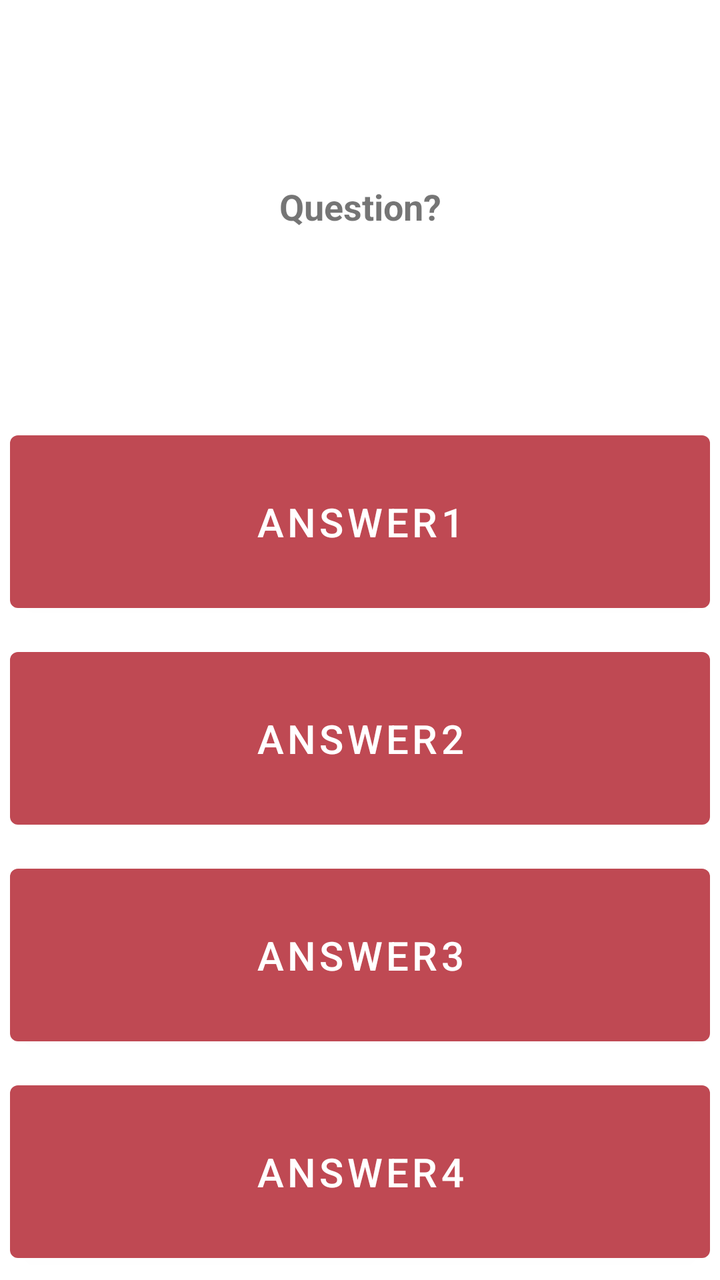
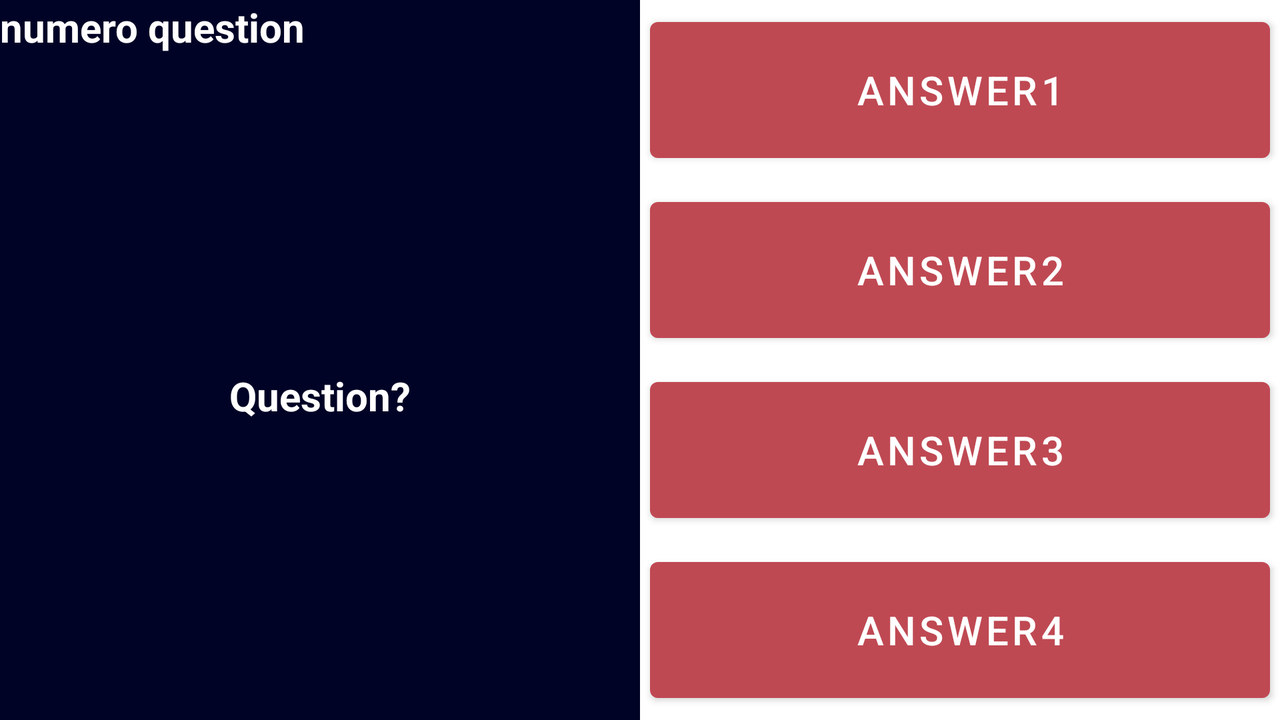

First picture: res/layout/ on a phone held upright. Second picture: the repository's own variant of that layout, on a device whose configuration matches the variant's folder. Source for both follows.
<!-- AndroidManifest.xml: application theme Theme.TopQuizKotlin -->
<!-- res/layout/activity_game.xml -->
<?xml version="1.0" encoding="utf-8"?>
<LinearLayout xmlns:android="http://schemas.android.com/apk/res/android"
    xmlns:tools="http://schemas.android.com/tools"
    android:layout_width="match_parent"
    android:layout_height="match_parent"
    tools:context=".controler.GameActivity"
    android:orientation="vertical">

    <TextView
        android:id="@+id/game_question"
        android:layout_width="match_parent"
        android:layout_height="0dp"
        android:layout_weight="2"
        android:layout_marginTop="5dp"
        android:layout_marginBottom="5dp"
        android:layout_marginStart="15dp"
        android:layout_marginEnd="15dp"
        android:textSize="18sp"
        android:textStyle="bold"
        android:gravity="center"
        android:text="Question?"/>

    <Button
        android:id="@+id/game_answer1"
        android:layout_width="match_parent"
        android:layout_height="0dp"
        android:layout_margin="5dp"
        android:layout_weight="1"
        android:textSize="20sp"
        android:text="Answer1"/>

    <Button
        android:id="@+id/game_answer2"
        android:layout_width="match_parent"
        android:layout_height="0dp"
        android:layout_margin="5dp"
        android:layout_weight="1"
        android:textSize="20sp"
        android:text="Answer2" />

    <Button
        android:id="@+id/game_answer3"
        android:layout_width="match_parent"
        android:layout_height="0dp"
        android:layout_margin="5dp"
        android:layout_weight="1"
        android:textSize="20sp"
        android:text="Answer3" />

    <Button
        android:id="@+id/game_answer4"
        android:layout_width="match_parent"
        android:layout_height="0dp"
        android:layout_margin="5dp"
        android:layout_weight="1"
        android:textSize="20sp"
        android:text="Answer4" />

</LinearLayout>
<!-- resources referenced by this layout -->
<resources>
  <style name="Theme.TopQuizKotlin" parent="Theme.MaterialComponents.DayNight.DarkActionBar">
          
          <item name="colorPrimary">@color/red</item>
          <item name="colorPrimaryVariant">@color/blue_dark</item>
          <item name="colorOnPrimary">@color/white</item>
          
          <item name="colorSecondary">@color/yellow_mangoes</item>
          <item name="colorSecondaryVariant">@color/orange</item>
          <item name="colorOnSecondary">@color/black</item>
          
          <item name="android:statusBarColor" tools:targetApi="l">?attr/colorPrimaryVariant</item>
          
          
          <item name="textInputStyle">@style/Widget.MaterialComponents.TextInputLayout.OutlinedBox</item>
      </style>
  <color name="red">#BF4953</color>
  <color name="blue_dark">#010326</color>
  <color name="white">#FFFFFFFF</color>
  <color name="yellow_mangoes">#F2C641</color>
  <color name="orange">#F2A03D</color>
  <color name="black">#FF000000</color>
</resources>
<!-- res/layout-land/activity_game.xml (the repository's variant of the layout above) -->
<!-- drawn on the phone turned sideways -->
<?xml version="1.0" encoding="utf-8"?>
<LinearLayout xmlns:android="http://schemas.android.com/apk/res/android"
    xmlns:tools="http://schemas.android.com/tools"
    android:layout_width="match_parent"
    android:layout_height="match_parent"
    tools:context=".controler.GameActivity"
    android:orientation="horizontal">

    <LinearLayout
        android:layout_width="match_parent"
        android:layout_height="match_parent"
        android:layout_weight="1"
        android:gravity="center"
        android:background="?attr/colorPrimaryVariant"
        android:orientation="vertical">

        <TextView
            android:id="@+id/number_current_question"
            android:layout_width="match_parent"
            android:layout_height="0dp"
            android:layout_weight="1"
            android:textSize="20sp"
            android:textStyle="bold"
            android:gravity="left"
            android:textColor="?attr/colorOnPrimary"
            android:text="numero question" />

        <TextView
            android:id="@+id/game_question"
            android:layout_width="match_parent"
            android:layout_height="0dp"
            android:layout_weight="9"
            android:textSize="20sp"
            android:textStyle="bold"
            android:padding="20dp"
            android:textColor="?attr/colorOnPrimary"
            android:textAlignment="center"
            android:gravity="center"
            android:text="Question?"/>

    </LinearLayout>

    <LinearLayout
        android:layout_width="match_parent"
        android:layout_height="match_parent"
        android:layout_weight="1"
        android:gravity="center"
        android:orientation="vertical">

        <Button
            android:id="@+id/game_answer1"
            android:layout_width="match_parent"
            android:layout_height="0dp"
            android:layout_margin="5dp"
            android:layout_weight="1"
            android:textSize="20sp"
            android:text="Answer1"/>

        <Button
            android:id="@+id/game_answer2"
            android:layout_width="match_parent"
            android:layout_height="0dp"
            android:layout_margin="5dp"
            android:layout_weight="1"
            android:textSize="20sp"
            android:text="Answer2" />

        <Button
            android:id="@+id/game_answer3"
            android:layout_width="match_parent"
            android:layout_height="0dp"
            android:layout_margin="5dp"
            android:layout_weight="1"
            android:textSize="20sp"
            android:text="Answer3" />

        <Button
            android:id="@+id/game_answer4"
            android:layout_width="match_parent"
            android:layout_height="0dp"
            android:layout_margin="5dp"
            android:layout_weight="1"
            android:textSize="20sp"
            android:text="Answer4" />

    </LinearLayout>

</LinearLayout>
